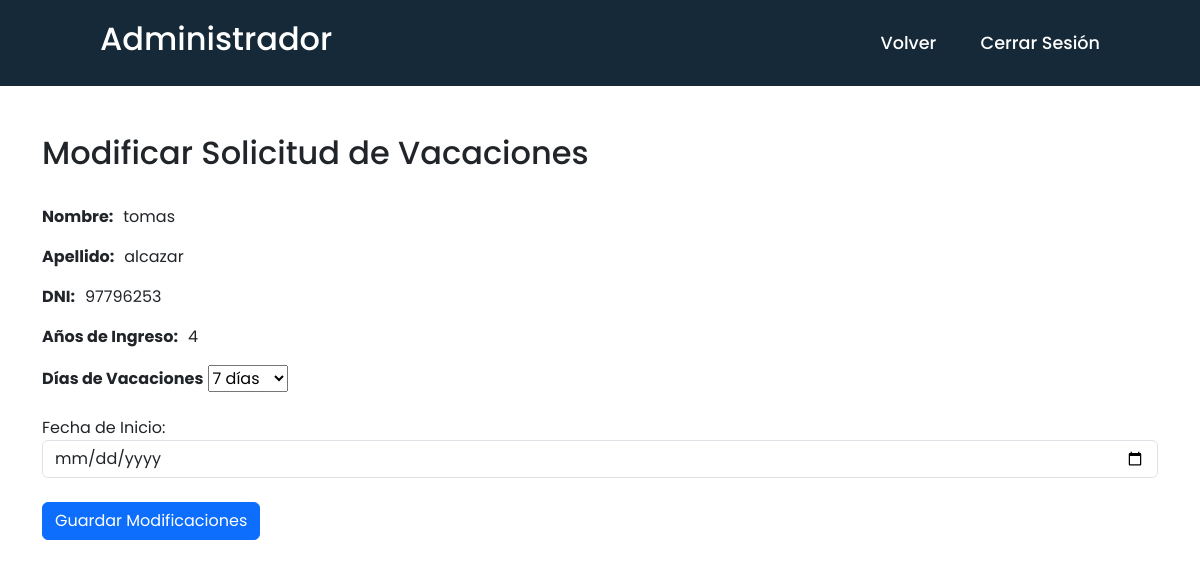
The app's page /editarvacaciones.php?id=43 (signed in) with its own data.
### tables this page shows
CREATE TABLE `solicitudes_vacaciones` (
  `id` int(11) NOT NULL,
  `empleado_id` int(11) NOT NULL,
  `fecha_inicio` date NOT NULL,
  `fecha_end` date DEFAULT NULL,
  `days` int(50) NOT NULL,
  `estado` varchar(30) NOT NULL
);

CREATE TABLE `empleados` (
  `id` int(11) NOT NULL,
  `name` varchar(30) NOT NULL,
  `lastname` varchar(30) NOT NULL,
  `dni` int(10) NOT NULL,
  `telefono` int(30) NOT NULL,
  `nacionalidad` varchar(50) NOT NULL,
  `localidad` varchar(50) NOT NULL,
  `anios_ingreso` int(5) NOT NULL
);

### editarvacaciones.php (the view, shortened to what this page needs)
<?php
require 'conexionbd.php';
if (isset($_GET["id"])) {
    $vacationId = $_GET["id"];
} else {
    header("Location: solicitudesVacaciones_administrador.php");
    exit;
}
$query = "SELECT sv.days, sv.fecha_inicio, e.name, e.lastname, e.dni, e.anios_ingreso FROM solicitudes_vacaciones sv
          INNER JOIN empleados e ON sv.empleado_id = e.id
          WHERE sv.id = ?";
$stmt = $conn->prepare($query);
$stmt->bind_param("i", $vacationId);
$stmt->execute();
$result = $stmt->get_result();
if ($result->num_rows > 0) {
    $vacationData = $result->fetch_assoc();
    $employeeName = $vacationData["name"];
    $employeeLastname = $vacationData["lastname"];
    $employeeDNI = $vacationData["dni"];
    $employeeAnios_ingreso = $vacationData["anios_ingreso"];
} else {
    echo "<script>alert('Solicitud de vacaciones no encontrada.');</script>";
    header("Location: mostrarTodasVacaciones.php");
    exit;
}
?>
<!DOCTYPE html>
<html lang="en">
<head>
    <link href="css\bootstrap.min.css" rel="stylesheet">
    <link rel="stylesheet" href="css/editar-asignar_vacaciones.css">
    <link rel="stylesheet" href="css/navbar.css">
</head>
<body>
<header>
    <h2 class="logo">
    <?php
        if (isset($_SESSION["nombre"])) {
            echo $_SESSION["nombre"];
        } else {
            echo "Administrador";
        }
    ?>
    </h2>
    <nav class="navigation">
    <a href="solicitudesVacaciones_administrador.php">Volver</a>
        <a href="index.php">Cerrar Sesión</a>
    </nav>
</header>
    <div class="container mt-5">
        <h2>Modificar Solicitud de Vacaciones</h2><br>
        <p><b>Nombre:</b><span class="pad"><?php echo $employeeName; ?></span></p>
        <p><b>Apellido:</b><span class="pad"><?php echo $employeeLastname; ?></span></p>
        <p><b>DNI:</b><span class="pad"><?php echo $employeeDNI; ?></span></p>
        <p><b>Años de Ingreso:</b><span class="pad"><?php echo $employeeAnios_ingreso; ?></span></p>
        <form method="post">
            <div class="input-box">
                <label for="days"><b>Días de Vacaciones</b></label>
                <select id="days" name="days">
                </select>
            </div><br>
            <div class="form-group">
                <label for="fecha_inicio">Fecha de Inicio:</label>
                <input type="date" class="form-control" id="fecha_inicio" name="fecha_inicio" required min="<?php echo date('Y-m-d'); ?>">
            </div><br>
            <button type="submit" class="btn btn-primary" name="modificar">Guardar Modificaciones</button>
        </form>
    </div>
</body>
</html>

### css/editar-asignar_vacaciones.css (style rules this page uses)
.pad { padding-left: 10px; }

### css/navbar.css (style rules this page uses)
* { margin: 0; padding: 0; box-sizing: border-box; font-family: 'Poppins', sans-serif; }
header { position: flex; top: 0; left: 0; width: 100%; padding: 20px 100px; background-color: #162938; display: flex; justify-content: space-between; align-items: center; z-index: 99; }
.logo { font-size: 2em; color: white; user-select: none; }
.navigation a { position: relative; font-size: 1.1em; color: #fff; text-decoration: none; font-weight: 500; margin-left: 40px; }
.navigation a::after { content: ''; position: absolute; left: 0; bottom: -6px; width: 100%; height: 3px; background-color: #fff; transform-origin: right; border-radius: 5px; transform: scaleX(0); transition: transform .5s; }

### records on screen
solicitudes_vacaciones: empleado.name "tomas", empleado.lastname "alcazar", empleado.dni "97796253", empleado.anios_ingreso "4"
